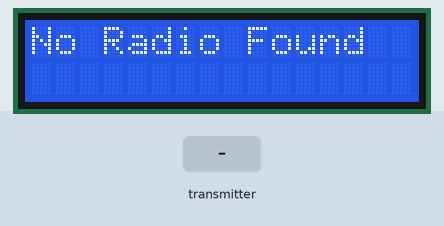
The sketch below on a simulated Arduino Nano, built with avr-gcc and run on an emulated ATmega328P. On the bench: 16×2 character LCD. The test bench sets the inputs (shaded band). No radio packets arrive unless stated. At 7.7 s the program stops and its outputs stay as they are.

Above: at 2.3 s.
2.4 s: the transmitter starts sending data.0 = 0
At 3.5 s:
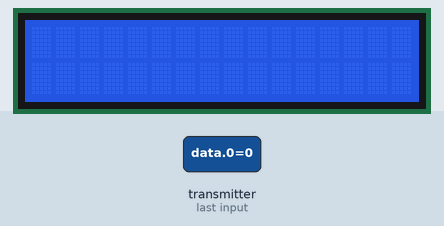
At 4.2 s:
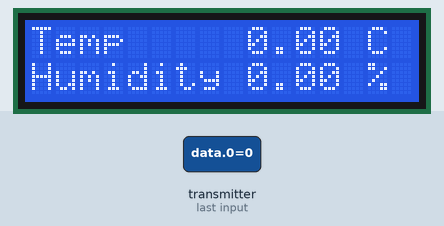
Timing chart, 0 to 5.7 s (numbered marks = the images above; inputs shaded):
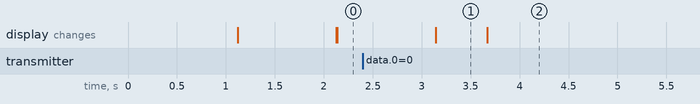

Measured:
- what the display in image 1 shows lasts 0.6 s, from 3.1 s to 3.7 s

The sketch:

receiverArduinoNano.ino
```cpp
//Receiver Side Code for Arduino Nano
#include <nRF24L01.h>
#include <RF24.h>
#include <LiquidCrystal_I2C.h>
// Hardware configuration
// Set up nRF24L01 radio on pins D8 & D10 of  Arduino Nano
RF24 radio(8, 10);
LiquidCrystal_I2C lcd(0x27, 2, 1, 0, 4, 5, 6, 7, 3, POSITIVE);// initialise the LCD
float data[2];
const uint64_t pipe = 0xE8E8F0F0E1LL;// Radio pipe address for the 2 nodes to communicate.

void setup()
{
  Serial.begin(9600);//initialize serial communication at 9600 bps
  radio.begin();// Setup and configure rf radio
  radio.openReadingPipe(1, pipe);
  radio.startListening();
  lcd.begin (16, 2);    // define the LCD as 16 column by 2 rows
  lcd.setBacklightPin(3, POSITIVE);
  lcd.setBacklight(HIGH); // switch on the backlight
  lcd.setCursor(0, 0);
  lcd.print("   Welcome to        ");
  lcd.setCursor(0, 1);
  lcd.print(" Acoptex      ");
  delay(1000);
  lcd.clear();
}

void loop(void)
{
if (radio.available())
{
bool flag = false;
while (!flag)
{
radio.read(data, sizeof(data));

delay(500);
lcd.setCursor(0, 0);
lcd.print("Temp");
lcd.setCursor(0, 1);
lcd.print("Humidity");
lcd.setCursor(9, 0);
lcd.print(data[0]);
lcd.print(" C");
lcd.setCursor(9, 1);
lcd.print(data[1]);
lcd.print(" %");
delay(1000);
}
}
else
{
lcd.setCursor(0, 0);
lcd.print("No Radio Found");
delay(1000);
lcd.clear();
}
}
```
